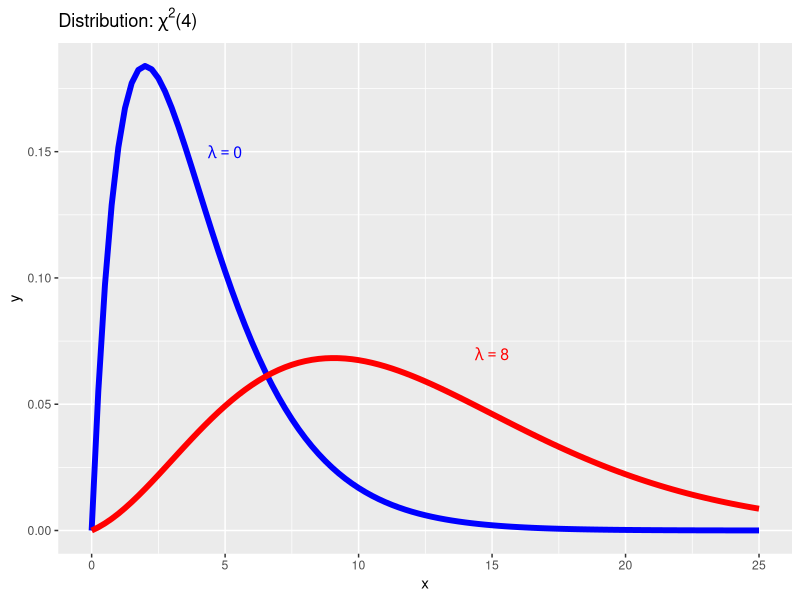

R code for this plot:
require(ggplot2)
# Chi-Square
ggplot(NULL, aes(xmin = 0, xmax = 25)) +
  stat_function(fun = dchisq,
                args = list(df = 4, ncp = 0),
                lwd = 2, col = 'blue') +
  stat_function(fun = dchisq,
                args = list(df = 4, ncp = 8),
                lwd = 2, col = 'red') +
  xlab("x") +
  scale_x_continuous() +
  geom_text(x=5, y=0.15,
            aes(label=paste("lambda==0"),
                group=NULL), size = 4,
            color = "blue", parse = T) +
  geom_text(x=15, y=0.07,
            aes(label=paste("lambda==8"),
                group=NULL), size = 4,
            color = "red", parse = T) +
  ggtitle(bquote(paste('Distribution: ',
                        chi^2, '(4)')))
